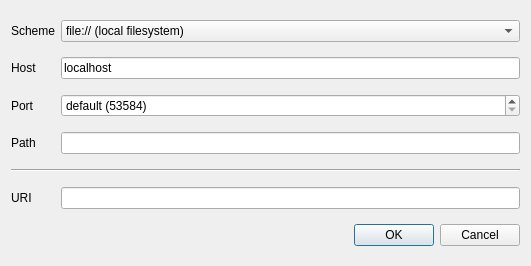
<?xml version="1.0" encoding="UTF-8"?>
<ui version="4.0">
 <class>UriDialog</class>
 <widget class="QDialog" name="UriDialog">
  <property name="geometry">
   <rect>
    <x>0</x>
    <y>0</y>
    <width>531</width>
    <height>266</height>
   </rect>
  </property>
  <property name="windowTitle">
   <string>Location of remote datasource</string>
  </property>
  <layout class="QGridLayout" name="gridLayout">
   <item row="0" column="0">
    <widget class="QLabel" name="label_3">
     <property name="text">
      <string>Scheme</string>
     </property>
    </widget>
   </item>
   <item row="0" column="1">
    <widget class="QComboBox" name="comboBoxScheme">
     <item>
      <property name="text">
       <string>file:// (local filesystem)</string>
      </property>
      <property name="icon">
       <iconset resource="dlsgui.qrc">
        <normaloff>:/images/drive-harddisk.svg</normaloff>:/images/drive-harddisk.svg</iconset>
      </property>
     </item>
     <item>
      <property name="text">
       <string>dls:// (network protocol)</string>
      </property>
      <property name="icon">
       <iconset resource="dlsgui.qrc">
        <normaloff>:/images/Network-idle.svg</normaloff>:/images/Network-idle.svg</iconset>
      </property>
     </item>
    </widget>
   </item>
   <item row="1" column="0">
    <widget class="QLabel" name="label_2">
     <property name="text">
      <string>Host</string>
     </property>
    </widget>
   </item>
   <item row="1" column="1">
    <widget class="QLineEdit" name="lineEditHost">
     <property name="text">
      <string notr="true">localhost</string>
     </property>
    </widget>
   </item>
   <item row="2" column="0">
    <widget class="QLabel" name="label_4">
     <property name="text">
      <string>Port</string>
     </property>
    </widget>
   </item>
   <item row="2" column="1">
    <widget class="QSpinBox" name="spinBoxPort">
     <property name="specialValueText">
      <string>default (53584)</string>
     </property>
     <property name="minimum">
      <number>-1</number>
     </property>
     <property name="maximum">
      <number>65535</number>
     </property>
     <property name="value">
      <number>-1</number>
     </property>
    </widget>
   </item>
   <item row="3" column="0">
    <widget class="QLabel" name="label_6">
     <property name="text">
      <string>Path</string>
     </property>
    </widget>
   </item>
   <item row="3" column="1">
    <widget class="QLineEdit" name="lineEditPath"/>
   </item>
   <item row="4" column="0" colspan="2">
    <widget class="Line" name="line">
     <property name="orientation">
      <enum>Qt::Horizontal</enum>
     </property>
    </widget>
   </item>
   <item row="5" column="0">
    <widget class="QLabel" name="label">
     <property name="text">
      <string>URI</string>
     </property>
    </widget>
   </item>
   <item row="5" column="1">
    <widget class="QLineEdit" name="lineEditUri"/>
   </item>
   <item row="6" column="0" colspan="2">
    <widget class="QDialogButtonBox" name="buttonBox">
     <property name="orientation">
      <enum>Qt::Horizontal</enum>
     </property>
     <property name="standardButtons">
      <set>QDialogButtonBox::Cancel|QDialogButtonBox::Ok</set>
     </property>
    </widget>
   </item>
  </layout>
 </widget>
 <resources>
  <include location="dlsgui.qrc"/>
 </resources>
 <connections/>
</ui>
